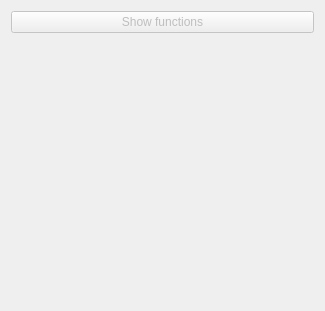
<?xml version="1.0" encoding="UTF-8"?>
<ui version="4.0">
 <class>My_function</class>
 <widget class="qMRMLWidget" name="My_function">
  <property name="geometry">
   <rect>
    <x>0</x>
    <y>0</y>
    <width>325</width>
    <height>311</height>
   </rect>
  </property>
  <layout class="QVBoxLayout" name="verticalLayout">
   <item>
    <widget class="QPushButton" name="applyButton">
     <property name="enabled">
      <bool>false</bool>
     </property>
     <property name="toolTip">
      <string>Run the algorithm.</string>
     </property>
     <property name="text">
      <string>Show functions</string>
     </property>
    </widget>
   </item>
   <item>
    <spacer name="verticalSpacer">
     <property name="orientation">
      <enum>Qt::Vertical</enum>
     </property>
     <property name="sizeHint" stdset="0">
      <size>
       <width>20</width>
       <height>40</height>
      </size>
     </property>
    </spacer>
   </item>
  </layout>
 </widget>
 <customwidgets>
  <customwidget>
   <class>qMRMLWidget</class>
   <extends>QWidget</extends>
   <header>qMRMLWidget.h</header>
   <container>1</container>
  </customwidget>
 </customwidgets>
 <resources/>
 <connections/>
</ui>
